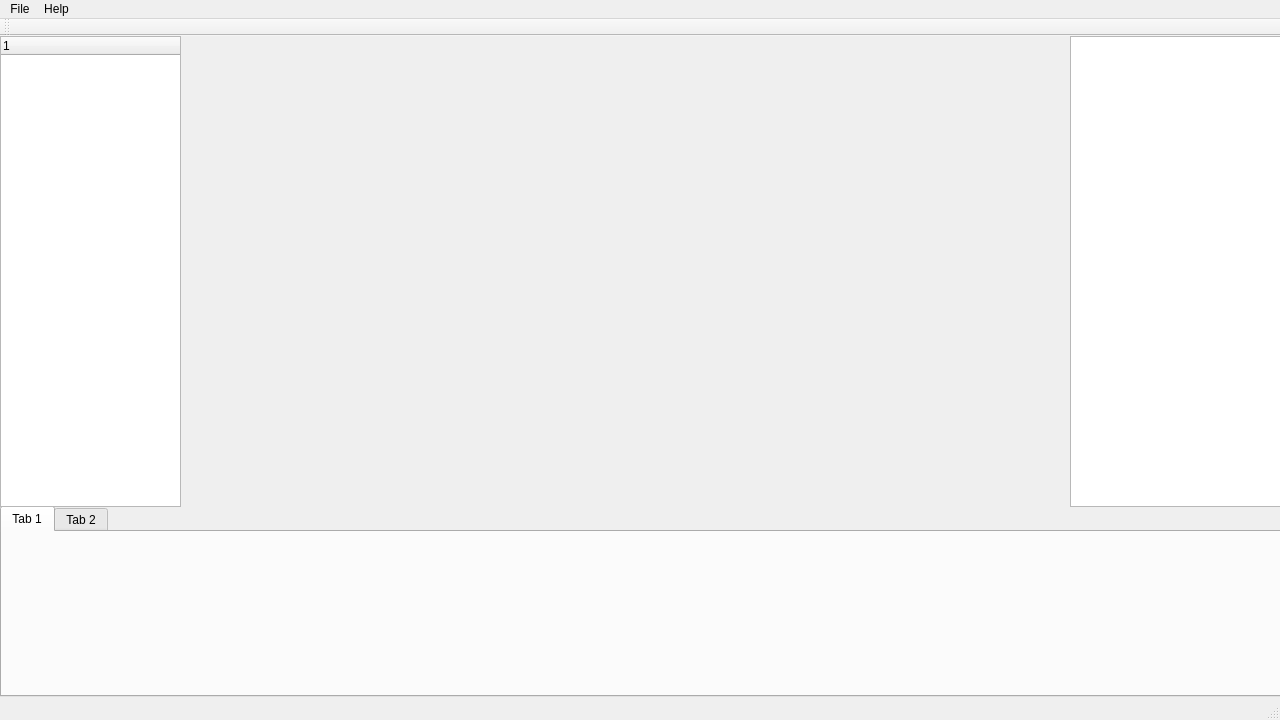
<?xml version="1.0" encoding="UTF-8"?>
<ui version="4.0">
 <class>EditorWindow</class>
 <widget class="QMainWindow" name="EditorWindow">
  <property name="geometry">
   <rect>
    <x>0</x>
    <y>0</y>
    <width>1280</width>
    <height>720</height>
   </rect>
  </property>
  <property name="windowTitle">
   <string>NekoEditor</string>
  </property>
  <property name="windowIcon">
   <iconset resource="editor.qrc">
    <normaloff>:/icons/editor_icon.png</normaloff>:/icons/editor_icon.png</iconset>
  </property>
  <widget class="QWidget" name="centralWidget">
   <widget class="EngineWidget" name="engineWidget" native="true">
    <property name="geometry">
     <rect>
      <x>180</x>
      <y>0</y>
      <width>891</width>
      <height>471</height>
     </rect>
    </property>
    <property name="mouseTracking">
     <bool>true</bool>
    </property>
    <property name="focusPolicy">
     <enum>Qt::StrongFocus</enum>
    </property>
   </widget>
   <widget class="QTabWidget" name="tabWidget">
    <property name="geometry">
     <rect>
      <x>0</x>
      <y>470</y>
      <width>1281</width>
      <height>191</height>
     </rect>
    </property>
    <widget class="QWidget" name="tab">
     <attribute name="title">
      <string>Tab 1</string>
     </attribute>
    </widget>
    <widget class="QWidget" name="tab_2">
     <attribute name="title">
      <string>Tab 2</string>
     </attribute>
    </widget>
   </widget>
   <widget class="QTreeWidget" name="treeWidget">
    <property name="geometry">
     <rect>
      <x>0</x>
      <y>0</y>
      <width>181</width>
      <height>471</height>
     </rect>
    </property>
    <column>
     <property name="text">
      <string notr="true">1</string>
     </property>
    </column>
   </widget>
   <widget class="QListView" name="listView">
    <property name="geometry">
     <rect>
      <x>1070</x>
      <y>0</y>
      <width>211</width>
      <height>471</height>
     </rect>
    </property>
   </widget>
  </widget>
  <widget class="QMenuBar" name="menuBar">
   <property name="geometry">
    <rect>
     <x>0</x>
     <y>0</y>
     <width>1280</width>
     <height>21</height>
    </rect>
   </property>
   <widget class="QMenu" name="menuFile">
    <property name="title">
     <string>File</string>
    </property>
    <addaction name="actionNew"/>
    <addaction name="separator"/>
    <addaction name="actionExit"/>
   </widget>
   <widget class="QMenu" name="menuHelp">
    <property name="title">
     <string>Help</string>
    </property>
    <addaction name="actionAbout"/>
   </widget>
   <addaction name="menuFile"/>
   <addaction name="menuHelp"/>
  </widget>
  <widget class="QToolBar" name="mainToolBar">
   <attribute name="toolBarArea">
    <enum>TopToolBarArea</enum>
   </attribute>
   <attribute name="toolBarBreak">
    <bool>false</bool>
   </attribute>
  </widget>
  <widget class="QStatusBar" name="statusBar"/>
  <action name="actionAbout">
   <property name="text">
    <string>About</string>
   </property>
  </action>
  <action name="actionNew">
   <property name="text">
    <string>New</string>
   </property>
  </action>
  <action name="actionExit">
   <property name="text">
    <string>Exit</string>
   </property>
  </action>
 </widget>
 <layoutdefault spacing="6" margin="11"/>
 <customwidgets>
  <customwidget>
   <class>EngineWidget</class>
   <extends>QWidget</extends>
   <header>enginewidget.h</header>
   <container>1</container>
  </customwidget>
 </customwidgets>
 <resources/>
 <connections/>
</ui>
